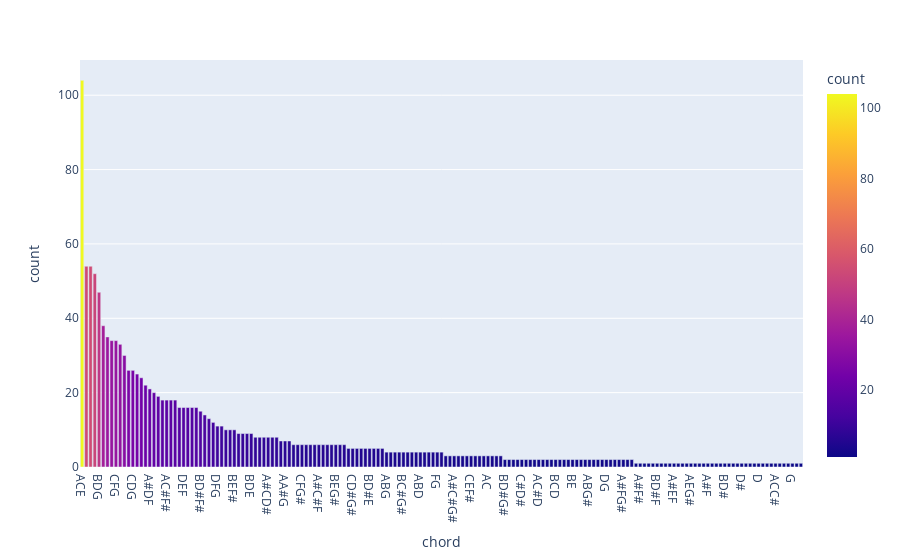

The notebook cell this image was saved under:
### Code cell
fig = px.bar(chord_counts_df, x='chord', y='count', color='count')
fig.show()

### Figure 1 — Plotly figure (JSON) as saved in the notebook; plotly's stock layout.template omitted (floating-point values rounded to 4 significant figures; data arrays with more than 128 entries replaced by an {"elided": "..."} marker saying what was removed)
{"data": [{"alignmentgroup": "True", "hovertemplate": "chord=%{x}<br>count=%{marker.color}<extra></extra>", "legendgroup": "", "marker": {"color": {"elided": "171 int values"}, "coloraxis": "coloraxis", "pattern": {"shape": ""}}, "name": "", "offsetgroup": "", "orientation": "v", "showlegend": false, "textposition": "auto", "type": "bar", "x": {"elided": "171 str values"}, "xaxis": "x", "y": {"elided": "171 int values"}, "yaxis": "y"}], "layout": {"barmode": "relative", "coloraxis": {"colorbar": {"title": {"text": "count"}}, "colorscale": [[0, "#0d0887"], [0.1111, "#46039f"], [0.2222, "#7201a8"], [0.3333, "#9c179e"], [0.4444, "#bd3786"], [0.5556, "#d8576b"], [0.6667, "#ed7953"], [0.7778, "#fb9f3a"], [0.8889, "#fdca26"], [1, "#f0f921"]]}, "legend": {"tracegroupgap": 0}, "margin": {"t": 60}, "xaxis": {"anchor": "y", "domain": [0, 1], "title": {"text": "chord"}}, "yaxis": {"anchor": "x", "domain": [0, 1], "title": {"text": "count"}}}}
